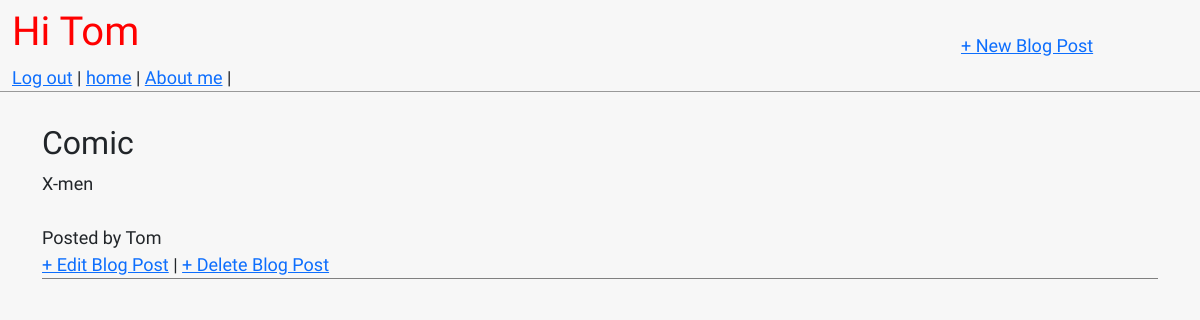
Before: /post/2/ (signed in) with the older database file.
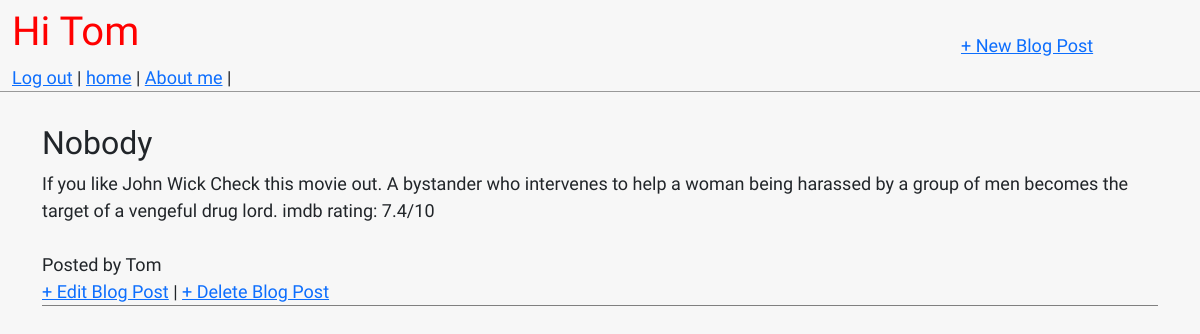
After: the same page with the newer database file.
### blog/models.py (models this page shows, shortened)
class Post(models.Model):
    title = models.CharField(max_length=200)
    author = models.ForeignKey(
        "auth.User",
        on_delete=models.CASCADE,
    )
    body = models.TextField()

### blog/views.py (the view)
# urls.py: path("post/<int:pk>/", BlogDetailView.as_view(),  name="post_detail"),
class BlogDetailView(DetailView):
    model = Post
    template_name = "post_detail.html"

### templates/post_detail.html
{% extends "base.html" %}
{% block content %}
<div class="post-entry">
    <h2>{{ post.title|capfirst }}</h2>
    <p>{{ post.body }}</p>
    <br>
    <p>Posted by {{ post.author|capfirst }}</p>
    <a href="{% url 'post_edit' post.pk %}">+ Edit Blog Post</a> |
    <a href="{% url 'post_delete' post.pk %}">+ Delete Blog Post</a>
{% endblock content %}

Changed rows visible on the page:
changed Post "Tom": title "Comic" → "Nobody"; body "X-men" → "If you like John Wick Check this movie out. A bystander who intervenes to help a woman being harassed by a group of men becomes the target of a vengeful drug lord. imdb rating: 7.4/10"
